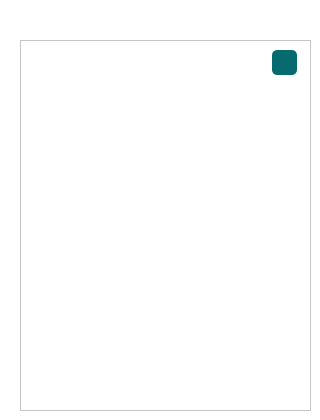
   <widget class="QWidget" name="Tables_QW">
    <property name="palette">
     <palette>
      <active>
       <colorrole role="Window">
        <brush brushstyle="SolidPattern">
         <color alpha="255">
          <red>255</red>
          <green>255</green>
          <blue>255</blue>
         </color>
        </brush>
       </colorrole>
      </active>
      <inactive>
       <colorrole role="Window">
        <brush brushstyle="SolidPattern">
         <color alpha="255">
          <red>255</red>
          <green>255</green>
          <blue>255</blue>
         </color>
        </brush>
       </colorrole>
      </inactive>
      <disabled>
       <colorrole role="Base">
        <brush brushstyle="SolidPattern">
         <color alpha="255">
          <red>255</red>
          <green>255</green>
          <blue>255</blue>
         </color>
        </brush>
       </colorrole>
       <colorrole role="Window">
        <brush brushstyle="SolidPattern">
         <color alpha="255">
          <red>255</red>
          <green>255</green>
          <blue>255</blue>
         </color>
        </brush>
       </colorrole>
      </disabled>
     </palette>
    </property>
    <widget class="QWidget" name="gridLayoutWidget">
     <property name="geometry">
      <rect>
       <x>20</x>
       <y>40</y>
       <width>291</width>
       <height>371</height>
      </rect>
     </property>
     <layout class="QGridLayout" name="gridLayout">
      <item row="0" column="0">
       <widget class="QScrollArea" name="scrollArea">
        <property name="styleSheet">
         <string notr="true">QScrollArea {
    background-color: transparent;
    border: none;
    padding: 0px;
}

QScrollArea &gt; QWidget &gt; QWidget {
    background-color: transparent;
    border: none;
}

QScrollArea &gt; QWidget &gt; QScrollBar:vertical {
    background: rgb(223, 229, 229); 
    width: 4px;
    padding-bottom: 5px;
    padding-top: 5px;
}

QScrollArea &gt; QWidget &gt; QScrollBar::handle:vertical {
    background:  rgb(255, 137, 64);
    min-height: 3px;
    border-radius: 2px;
}

QScrollArea &gt; QWidget &gt; QScrollBar::add-line:vertical {
    background: rgb(223, 229, 229);
}

QScrollArea &gt; QWidget &gt; QScrollBar::sub-line:vertical {
    background: rgb(223, 229, 229);
}

QScrollArea &gt; QWidget &gt; QScrollBar::add-page:vertical, QScrollArea &gt; QWidget &gt; QScrollBar::sub-page:vertical {
    background: rgb(223, 229, 229);
}

QMenu {
    border: 1px solid white;
    border-radius: 5px;
    background-color: rgb(6, 106, 110);
    padding: 7px;
    color: white;
}

QMenu::item {
    padding: 4px;
}

QMenu::item:hover {
    border: none;
    outline: none;
}

QMenu::item:selected {
    background-color: rgb(255, 137, 64);
    border-radius: 5px;
    color: rgb(31, 48, 58);
}

QMenu::separator {
    height: 1px;
    background-color: white;
}</string>
        </property>
        <property name="widgetResizable">
         <bool>true</bool>
        </property>
        <widget class="QWidget" name="scrollAreaWidgetContents">
         <property name="geometry">
          <rect>
           <x>0</x>
           <y>0</y>
           <width>289</width>
           <height>369</height>
          </rect>
         </property>
        </widget>
       </widget>
      </item>
     </layout>
    </widget>
    <widget class="QPushButton" name="back_PB">
     <property name="geometry">
      <rect>
       <x>272</x>
       <y>50</y>
       <width>25</width>
       <height>25</height>
      </rect>
     </property>
     <property name="palette">
      <palette>
       <active>
        <colorrole role="Button">
         <brush brushstyle="SolidPattern">
          <color alpha="255">
           <red>6</red>
           <green>106</green>
           <blue>110</blue>
          </color>
         </brush>
        </colorrole>
        <colorrole role="Text">
         <brush brushstyle="SolidPattern">
          <color alpha="255">
           <red>31</red>
           <green>48</green>
           <blue>58</blue>
          </color>
         </brush>
        </colorrole>
        <colorrole role="ButtonText">
         <brush brushstyle="SolidPattern">
          <color alpha="255">
           <red>15</red>
           <green>24</green>
           <blue>29</blue>
          </color>
         </brush>
        </colorrole>
        <colorrole role="Base">
         <brush brushstyle="SolidPattern">
          <color alpha="255">
           <red>6</red>
           <green>106</green>
           <blue>110</blue>
          </color>
         </brush>
        </colorrole>
        <colorrole role="Window">
         <brush brushstyle="SolidPattern">
          <color alpha="255">
           <red>6</red>
           <green>106</green>
           <blue>110</blue>
          </color>
         </brush>
        </colorrole>
       </active>
       <inactive>
        <colorrole role="Button">
         <brush brushstyle="SolidPattern">
          <color alpha="255">
           <red>6</red>
           <green>106</green>
           <blue>110</blue>
          </color>
         </brush>
        </colorrole>
        <colorrole role="Text">
         <brush brushstyle="SolidPattern">
          <color alpha="255">
           <red>31</red>
           <green>48</green>
           <blue>58</blue>
          </color>
         </brush>
        </colorrole>
        <colorrole role="ButtonText">
         <brush brushstyle="SolidPattern">
          <color alpha="255">
           <red>15</red>
           <green>24</green>
           <blue>29</blue>
          </color>
         </brush>
        </colorrole>
        <colorrole role="Base">
         <brush brushstyle="SolidPattern">
          <color alpha="255">
           <red>6</red>
           <green>106</green>
           <blue>110</blue>
          </color>
         </brush>
        </colorrole>
        <colorrole role="Window">
         <brush brushstyle="SolidPattern">
          <color alpha="255">
           <red>6</red>
           <green>106</green>
           <blue>110</blue>
          </color>
         </brush>
        </colorrole>
       </inactive>
       <disabled>
        <colorrole role="Button">
         <brush brushstyle="SolidPattern">
          <color alpha="255">
           <red>6</red>
           <green>106</green>
           <blue>110</blue>
          </color>
         </brush>
        </colorrole>
        <colorrole role="Base">
         <brush brushstyle="SolidPattern">
          <color alpha="255">
           <red>6</red>
           <green>106</green>
           <blue>110</blue>
          </color>
         </brush>
        </colorrole>
        <colorrole role="Window">
         <brush brushstyle="SolidPattern">
          <color alpha="255">
           <red>6</red>
           <green>106</green>
           <blue>110</blue>
          </color>
         </brush>
        </colorrole>
       </disabled>
      </palette>
     </property>
     <property name="styleSheet">
      <string notr="true">QPushButton {
    background-color: rgb(6, 106, 110);
    border: none;
    border-radius: 5px;
	padding-bottom: 5px;
	padding-left: 6.5px;
	padding-top: 5px;
	padding-right: 1px;
	image: url(:/icons/images/icons/backward.png);
	font: 600 15pt &quot;Segoe UI&quot;;
}
QPushButton:hover {
    background-color: rgb(7, 132, 136);
}
QPushButton::pressed {
    background-color: rgb(5, 97, 100);
}</string>
     </property>
     <property name="text">
      <string/>
     </property>
    </widget>
   </widget>
